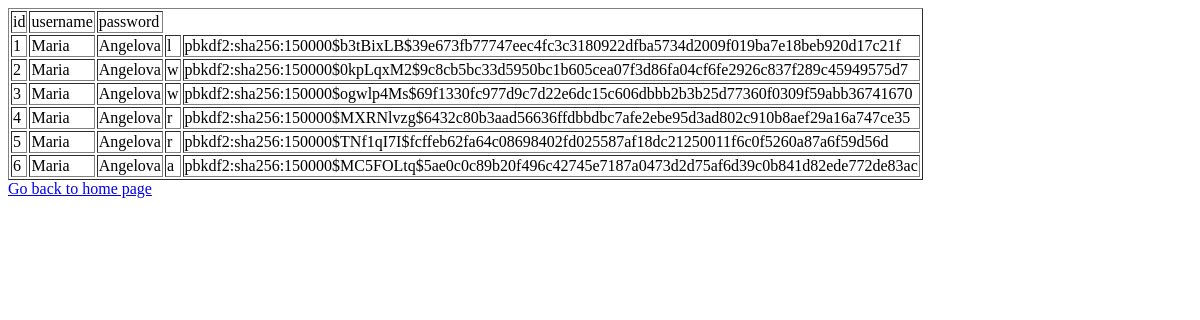
Page /users (signed in) on the earlier database version.
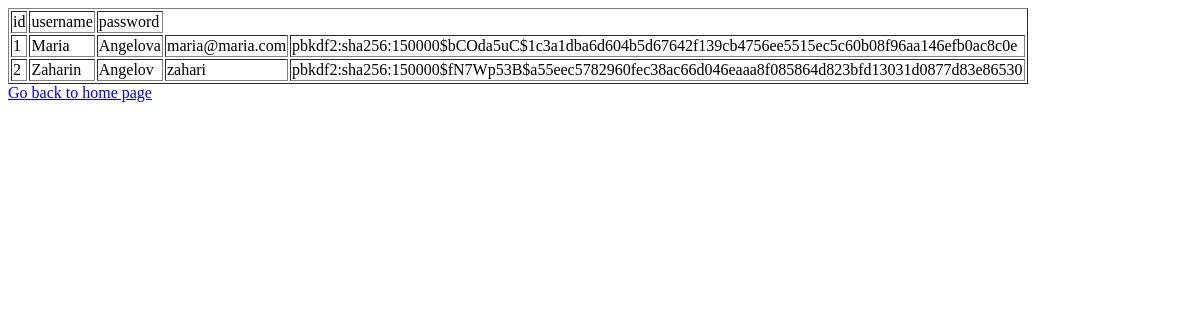
Same page on the later database version.
### models.py (models this page shows, shortened)
class User(db.Model):
    id = db.Column(db.Integer, primary_key=True)
    first_name = db.Column(db.String(50))
    last_name = db.Column(db.String(50))
    email = db.Column(db.String(50))
    password = db.Column(db.String(20))
    registered = db.Column(db.DateTime)
    posts = db.relationship("Post", backref='user')
    def __repr__(self):
        return '<User %r>' % self.first_name

### app.py (the view)
@app.route('/users')
@login_required
def users():
    users = User.query.all()
    print(users)
    return render_template("list.html", users=users)

### app.py (called while the page is built)
@app.after_request
def after_request(response):
    response.headers["Cache-Control"] = "no-cache, no-store, must-revalidate"
    response.headers["Expires"] = 0
    response.headers["Pragma"] = "no-cache"
    return response

### helper.py (called while the page is built)
def login_required(f):
    @wraps(f)
    def decorated_function(*args, **kwargs):
        if session.get("user_id") is None:
            return redirect("/login")
        return f(*args, **kwargs)
    return decorated_function

### templates/list.html
<!DOCTYPE html>
<html>
  <body>
    <table border="1">
      <thead>
        <td>id</td>
        <td>username</td>
        <td>password</td>
      </thead>
      {% for user in users %}
      <tr>
        <td>{{user.id}}</td>
        <td>{{user.first_name}}</td>
        <td>{{user.last_name}}</td>
        <td>{{user.email}}</td>
        <td>{{user.password}}</td>
      </tr>
      {% endfor %}
    </table>
    <a href="/">Go back to home page</a>
  </body>
</html>

Differences in the rows shown:
removed User: id "3", first_name "Maria", last_name "Angelova", email "w", password "pbkdf2:sha256:150000$ogwlp4Ms$69f1330fc977d9c7d22e6dc15c606dbbb2b3b25d77360f0309f59abb36741670"
removed User: id "4", first_name "Maria", last_name "Angelova", email "r", password "pbkdf2:sha256:150000$MXRNlvzg$6432c80b3aad56636ffdbbdbc7afe2ebe95d3ad802c910b8aef29a16a747ce35"
removed User: id "5", first_name "Maria", last_name "Angelova", email "r", password "pbkdf2:sha256:150000$TNf1qI7I$fcffeb62fa64c08698402fd025587af18dc21250011f6c0f5260a87a6f59d56d"
removed User: id "6", first_name "Maria", last_name "Angelova", email "a", password "pbkdf2:sha256:150000$MC5FOLtq$5ae0c0c89b20f496c42745e7187a0473d2d75af6d39c0b841d82ede772de83ac"
changed User "Maria": email "l" → "maria@maria.com"; password "pbkdf2:sha256:150000$b3tBixLB$39e673fb77747eec4fc3c3180922dfba5734d2009f019ba7e18beb920d17c21f" → "pbkdf2:sha256:150000$bCOda5uC$1c3a1dba6d604b5d67642f139cb4756ee5515ec5c60b08f96aa146efb0ac8c0e"
changed User id 2: first_name "Maria" → "Zaharin"; last_name "Angelova" → "Angelov"; email "w" → "zahari"; password "pbkdf2:sha256:150000$0kpLqxM2$9c8cb5bc33d5950bc1b605cea07f3d86fa04cf6fe2926c837f289c45949575d7" → "pbkdf2:sha256:150000$fN7Wp53B$a55eec5782960fec38ac66d046eaaa8f085864d823bfd13031d0877d83e86530"
